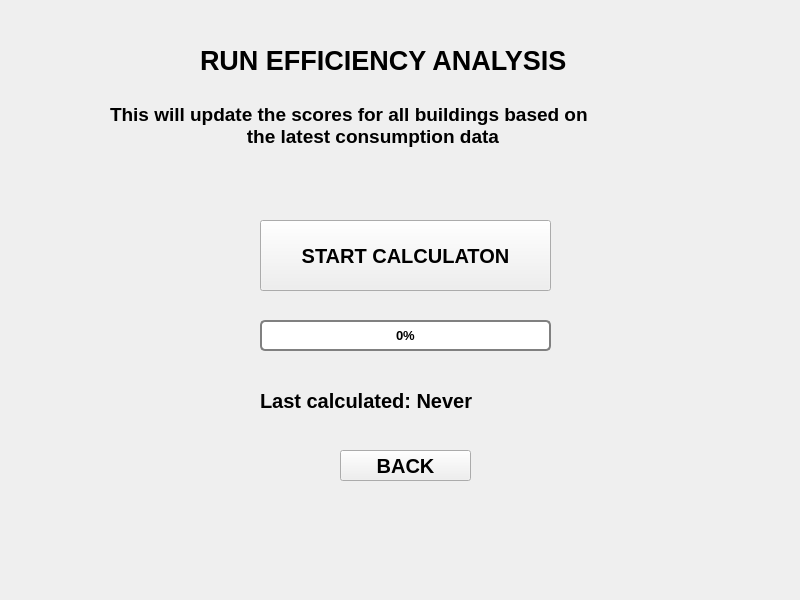
<?xml version="1.0" encoding="UTF-8"?>
<ui version="4.0">
 <class>my_project</class>
 <widget class="QWidget" name="my_project">
  <property name="geometry">
   <rect>
    <x>0</x>
    <y>0</y>
    <width>800</width>
    <height>600</height>
   </rect>
  </property>
  <property name="font">
   <font>
    <pointsize>14</pointsize>
    <bold>true</bold>
   </font>
  </property>
  <property name="cursor">
   <cursorShape>OpenHandCursor</cursorShape>
  </property>
  <property name="windowTitle">
   <string>my_project</string>
  </property>
  <widget class="QStackedWidget" name="stackedWidget">
   <property name="geometry">
    <rect>
     <x>20</x>
     <y>10</y>
     <width>771</width>
     <height>531</height>
    </rect>
   </property>
   <property name="font">
    <font>
     <pointsize>10</pointsize>
     <bold>true</bold>
    </font>
   </property>
   <property name="currentIndex">
    <number>6</number>
   </property>
   <widget class="QWidget" name="first_page">
    <widget class="QLabel" name="welcome_label">
     <property name="geometry">
      <rect>
       <x>-40</x>
       <y>10</y>
       <width>821</width>
       <height>121</height>
      </rect>
     </property>
     <property name="font">
      <font>
       <pointsize>16</pointsize>
       <bold>true</bold>
      </font>
     </property>
     <property name="text">
      <string>WELCOME TO OUR SMART CAMPUS ENERGY CONSUMPTION MONITOR</string>
     </property>
     <property name="alignment">
      <set>Qt::AlignmentFlag::AlignCenter</set>
     </property>
    </widget>
    <widget class="QLabel" name="description_label">
     <property name="geometry">
      <rect>
       <x>180</x>
       <y>170</y>
       <width>451</width>
       <height>61</height>
      </rect>
     </property>
     <property name="font">
      <font>
       <pointsize>15</pointsize>
       <bold>true</bold>
      </font>
     </property>
     <property name="text">
      <string>Empowering Ain Shams University with 
               Smart Energy Solutions</string>
     </property>
     <property name="alignment">
      <set>Qt::AlignmentFlag::AlignJustify|Qt::AlignmentFlag::AlignVCenter</set>
     </property>
    </widget>
    <widget class="QPushButton" name="monitoring_btn">
     <property name="geometry">
      <rect>
       <x>270</x>
       <y>340</y>
       <width>191</width>
       <height>51</height>
      </rect>
     </property>
     <property name="font">
      <font>
       <pointsize>14</pointsize>
       <bold>true</bold>
      </font>
     </property>
     <property name="text">
      <string>start monitoring</string>
     </property>
    </widget>
   </widget>
   <widget class="QWidget" name="Building_menu">
    <widget class="QPushButton" name="Add_new_building_btn">
     <property name="geometry">
      <rect>
       <x>100</x>
       <y>160</y>
       <width>541</width>
       <height>81</height>
      </rect>
     </property>
     <property name="font">
      <font>
       <pointsize>20</pointsize>
       <bold>true</bold>
      </font>
     </property>
     <property name="text">
      <string>ADD NEW BUILDING</string>
     </property>
    </widget>
    <widget class="QPushButton" name="display_BI_btn">
     <property name="geometry">
      <rect>
       <x>100</x>
       <y>270</y>
       <width>541</width>
       <height>81</height>
      </rect>
     </property>
     <property name="font">
      <font>
       <pointsize>20</pointsize>
       <bold>true</bold>
      </font>
     </property>
     <property name="text">
      <string>DISPLAY BUILDING INFORMATION</string>
     </property>
    </widget>
   </widget>
   <widget class="QWidget" name="DISPLAY_BUILDING_INFO1">
    <widget class="QLabel" name="label_13">
     <property name="geometry">
      <rect>
       <x>140</x>
       <y>30</y>
       <width>521</width>
       <height>61</height>
      </rect>
     </property>
     <property name="font">
      <font>
       <pointsize>20</pointsize>
       <bold>true</bold>
      </font>
     </property>
     <property name="text">
      <string>ENTER BUILDING INFORMATION</string>
     </property>
    </widget>
    <widget class="QLabel" name="label_14">
     <property name="geometry">
      <rect>
       <x>100</x>
       <y>170</y>
       <width>201</width>
       <height>20</height>
      </rect>
     </property>
     <property name="font">
      <font>
       <pointsize>14</pointsize>
       <bold>true</bold>
      </font>
     </property>
     <property name="text">
      <string>BUILDING NAME :</string>
     </property>
    </widget>
    <widget class="QLabel" name="label_15">
     <property name="geometry">
      <rect>
       <x>100</x>
       <y>240</y>
       <width>191</width>
       <height>20</height>
      </rect>
     </property>
     <property name="font">
      <font>
       <pointsize>14</pointsize>
       <bold>true</bold>
      </font>
     </property>
     <property name="text">
      <string>BUILDING ID :</string>
     </property>
    </widget>
    <widget class="QLineEdit" name="search_name">
     <property name="geometry">
      <rect>
       <x>370</x>
       <y>170</y>
       <width>161</width>
       <height>28</height>
      </rect>
     </property>
    </widget>
    <widget class="QLineEdit" name="search_id">
     <property name="geometry">
      <rect>
       <x>370</x>
       <y>240</y>
       <width>171</width>
       <height>28</height>
      </rect>
     </property>
    </widget>
    <widget class="QPushButton" name="Search_building">
     <property name="geometry">
      <rect>
       <x>300</x>
       <y>310</y>
       <width>211</width>
       <height>71</height>
      </rect>
     </property>
     <property name="font">
      <font>
       <pointsize>20</pointsize>
       <bold>true</bold>
      </font>
     </property>
     <property name="text">
      <string>SEARCH</string>
     </property>
    </widget>
    <widget class="QPushButton" name="BACK_FROM_DISPLAY">
     <property name="geometry">
      <rect>
       <x>300</x>
       <y>420</y>
       <width>211</width>
       <height>71</height>
      </rect>
     </property>
     <property name="font">
      <font>
       <pointsize>20</pointsize>
       <bold>true</bold>
      </font>
     </property>
     <property name="text">
      <string>BACK</string>
     </property>
    </widget>
   </widget>
   <widget class="QWidget" name="DISPLAY_BUILDING_INFO1_2">
    <widget class="QLabel" name="label_16">
     <property name="geometry">
      <rect>
       <x>120</x>
       <y>30</y>
       <width>541</width>
       <height>61</height>
      </rect>
     </property>
     <property name="font">
      <font>
       <pointsize>20</pointsize>
       <bold>true</bold>
      </font>
     </property>
     <property name="text">
      <string>DISPLAY BUILDING INFORMATION </string>
     </property>
    </widget>
    <widget class="QLabel" name="label_17">
     <property name="geometry">
      <rect>
       <x>80</x>
       <y>120</y>
       <width>201</width>
       <height>21</height>
      </rect>
     </property>
     <property name="font">
      <font>
       <pointsize>14</pointsize>
       <bold>true</bold>
      </font>
     </property>
     <property name="text">
      <string>BUILDING NAME :</string>
     </property>
    </widget>
    <widget class="QLabel" name="label_18">
     <property name="geometry">
      <rect>
       <x>80</x>
       <y>160</y>
       <width>201</width>
       <height>21</height>
      </rect>
     </property>
     <property name="font">
      <font>
       <pointsize>14</pointsize>
       <bold>true</bold>
      </font>
     </property>
     <property name="text">
      <string>BUILDING ID :</string>
     </property>
    </widget>
    <widget class="QLabel" name="label_19">
     <property name="geometry">
      <rect>
       <x>80</x>
       <y>200</y>
       <width>201</width>
       <height>21</height>
      </rect>
     </property>
     <property name="font">
      <font>
       <pointsize>14</pointsize>
       <bold>true</bold>
      </font>
     </property>
     <property name="text">
      <string>BUILDING TYPE :</string>
     </property>
    </widget>
    <widget class="QLabel" name="label_20">
     <property name="geometry">
      <rect>
       <x>80</x>
       <y>240</y>
       <width>201</width>
       <height>31</height>
      </rect>
     </property>
     <property name="font">
      <font>
       <pointsize>14</pointsize>
       <bold>true</bold>
      </font>
     </property>
     <property name="text">
      <string>LIMIT :</string>
     </property>
    </widget>
    <widget class="QLabel" name="label_21">
     <property name="geometry">
      <rect>
       <x>80</x>
       <y>280</y>
       <width>201</width>
       <height>31</height>
      </rect>
     </property>
     <property name="font">
      <font>
       <pointsize>14</pointsize>
       <bold>true</bold>
      </font>
     </property>
     <property name="text">
      <string>CONSUMPTION :</string>
     </property>
    </widget>
    <widget class="QLabel" name="label_22">
     <property name="geometry">
      <rect>
       <x>80</x>
       <y>320</y>
       <width>201</width>
       <height>31</height>
      </rect>
     </property>
     <property name="font">
      <font>
       <pointsize>14</pointsize>
       <bold>true</bold>
      </font>
     </property>
     <property name="text">
      <string>SCORE :</string>
     </property>
    </widget>
    <widget class="QPushButton" name="BACK_DBI">
     <property name="geometry">
      <rect>
       <x>320</x>
       <y>410</y>
       <width>151</width>
       <height>51</height>
      </rect>
     </property>
     <property name="font">
      <font>
       <pointsize>20</pointsize>
       <bold>true</bold>
      </font>
     </property>
     <property name="text">
      <string>BACK</string>
     </property>
    </widget>
    <widget class="QLineEdit" name="label_name">
     <property name="geometry">
      <rect>
       <x>390</x>
       <y>120</y>
       <width>113</width>
       <height>28</height>
      </rect>
     </property>
    </widget>
    <widget class="QLineEdit" name="label_id">
     <property name="geometry">
      <rect>
       <x>390</x>
       <y>160</y>
       <width>113</width>
       <height>28</height>
      </rect>
     </property>
    </widget>
    <widget class="QLineEdit" name="label_type">
     <property name="geometry">
      <rect>
       <x>390</x>
       <y>200</y>
       <width>113</width>
       <height>28</height>
      </rect>
     </property>
    </widget>
    <widget class="QLineEdit" name="label_limit">
     <property name="geometry">
      <rect>
       <x>390</x>
       <y>240</y>
       <width>113</width>
       <height>28</height>
      </rect>
     </property>
    </widget>
    <widget class="QLineEdit" name="label_consumption">
     <property name="geometry">
      <rect>
       <x>390</x>
       <y>280</y>
       <width>113</width>
       <height>28</height>
      </rect>
     </property>
    </widget>
    <widget class="QLineEdit" name="label_score">
     <property name="geometry">
      <rect>
       <x>390</x>
       <y>330</y>
       <width>113</width>
       <height>28</height>
      </rect>
     </property>
    </widget>
   </widget>
   <widget class="QWidget" name="ADD_NEW_BUILDING_PAGE">
    <widget class="QLabel" name="label_2">
     <property name="geometry">
      <rect>
       <x>90</x>
       <y>100</y>
       <width>281</width>
       <height>31</height>
      </rect>
     </property>
     <property name="font">
      <font>
       <pointsize>16</pointsize>
       <bold>true</bold>
      </font>
     </property>
     <property name="text">
      <string>ENTER BUILDING ID :</string>
     </property>
    </widget>
    <widget class="QLabel" name="label_9">
     <property name="geometry">
      <rect>
       <x>90</x>
       <y>160</y>
       <width>311</width>
       <height>31</height>
      </rect>
     </property>
     <property name="font">
      <font>
       <pointsize>15</pointsize>
       <bold>true</bold>
      </font>
     </property>
     <property name="text">
      <string>ENTER BUILDING NAME :</string>
     </property>
    </widget>
    <widget class="QLabel" name="label_10">
     <property name="geometry">
      <rect>
       <x>90</x>
       <y>220</y>
       <width>291</width>
       <height>31</height>
      </rect>
     </property>
     <property name="font">
      <font>
       <pointsize>14</pointsize>
       <bold>true</bold>
      </font>
     </property>
     <property name="text">
      <string>ENTER BUILDING TYPE :</string>
     </property>
    </widget>
    <widget class="QLabel" name="label_11">
     <property name="geometry">
      <rect>
       <x>90</x>
       <y>280</y>
       <width>291</width>
       <height>20</height>
      </rect>
     </property>
     <property name="font">
      <font>
       <pointsize>14</pointsize>
       <bold>true</bold>
      </font>
     </property>
     <property name="text">
      <string>ENTER BUILDING LIMIT : </string>
     </property>
    </widget>
    <widget class="QLineEdit" name="id_input">
     <property name="geometry">
      <rect>
       <x>450</x>
       <y>110</y>
       <width>113</width>
       <height>28</height>
      </rect>
     </property>
    </widget>
    <widget class="QLineEdit" name="name_input">
     <property name="geometry">
      <rect>
       <x>450</x>
       <y>170</y>
       <width>113</width>
       <height>28</height>
      </rect>
     </property>
    </widget>
    <widget class="QLineEdit" name="type_input">
     <property name="geometry">
      <rect>
       <x>450</x>
       <y>230</y>
       <width>113</width>
       <height>28</height>
      </rect>
     </property>
    </widget>
    <widget class="QLineEdit" name="limit_input">
     <property name="geometry">
      <rect>
       <x>450</x>
       <y>280</y>
       <width>113</width>
       <height>28</height>
      </rect>
     </property>
    </widget>
    <widget class="QPushButton" name="Add_building_confirm">
     <property name="geometry">
      <rect>
       <x>270</x>
       <y>370</y>
       <width>271</width>
       <height>51</height>
      </rect>
     </property>
     <property name="font">
      <font>
       <pointsize>20</pointsize>
       <bold>true</bold>
      </font>
     </property>
     <property name="text">
      <string>ADD BUILDING</string>
     </property>
    </widget>
    <widget class="QPushButton" name="Back_ANB">
     <property name="geometry">
      <rect>
       <x>270</x>
       <y>450</y>
       <width>261</width>
       <height>61</height>
      </rect>
     </property>
     <property name="font">
      <font>
       <pointsize>20</pointsize>
       <bold>true</bold>
      </font>
     </property>
     <property name="text">
      <string>BACK</string>
     </property>
    </widget>
    <widget class="QLabel" name="label_12">
     <property name="geometry">
      <rect>
       <x>220</x>
       <y>20</y>
       <width>351</width>
       <height>51</height>
      </rect>
     </property>
     <property name="font">
      <font>
       <pointsize>20</pointsize>
       <bold>true</bold>
      </font>
     </property>
     <property name="text">
      <string>ADD NEW BUILDING</string>
     </property>
    </widget>
   </widget>
   <widget class="QWidget" name="menu_page">
    <widget class="QPushButton" name="new_energy_reading_btn">
     <property name="geometry">
      <rect>
       <x>10</x>
       <y>200</y>
       <width>321</width>
       <height>71</height>
      </rect>
     </property>
     <property name="text">
      <string>ADD NEW ENERGY READING</string>
     </property>
    </widget>
    <widget class="QPushButton" name="display_information_btn">
     <property name="geometry">
      <rect>
       <x>10</x>
       <y>90</y>
       <width>321</width>
       <height>71</height>
      </rect>
     </property>
     <property name="text">
      <string>DISPLAY BUILDING INFORMATION / ADD NB</string>
     </property>
    </widget>
    <widget class="QPushButton" name="generate_alerts_btn">
     <property name="geometry">
      <rect>
       <x>10</x>
       <y>310</y>
       <width>321</width>
       <height>81</height>
      </rect>
     </property>
     <property name="text">
      <string>GENERATE ALERTS FOR OVERCONSUMPTION</string>
     </property>
    </widget>
    <widget class="QPushButton" name="view_unresolverd_alerts">
     <property name="geometry">
      <rect>
       <x>10</x>
       <y>430</y>
       <width>321</width>
       <height>81</height>
      </rect>
     </property>
     <property name="text">
      <string>VIEW UNRESOLVED ALERTS</string>
     </property>
    </widget>
    <widget class="QPushButton" name="calculate_effieciancy_score_btn">
     <property name="geometry">
      <rect>
       <x>460</x>
       <y>200</y>
       <width>281</width>
       <height>71</height>
      </rect>
     </property>
     <property name="text">
      <string>CALCULATE EFFICIENCY SCORE </string>
     </property>
    </widget>
    <widget class="QPushButton" name="generate_montly_report_btn">
     <property name="geometry">
      <rect>
       <x>460</x>
       <y>320</y>
       <width>281</width>
       <height>71</height>
      </rect>
     </property>
     <property name="text">
      <string>GENERATE MONTHLY CAMPUS REPORT</string>
     </property>
    </widget>
    <widget class="QPushButton" name="resolve_alert_btn">
     <property name="geometry">
      <rect>
       <x>460</x>
       <y>90</y>
       <width>281</width>
       <height>71</height>
      </rect>
     </property>
     <property name="text">
      <string>RESOLVE ALERT</string>
     </property>
    </widget>
    <widget class="QPushButton" name="log_out_btn">
     <property name="geometry">
      <rect>
       <x>460</x>
       <y>430</y>
       <width>281</width>
       <height>81</height>
      </rect>
     </property>
     <property name="text">
      <string>LOG OUT</string>
     </property>
    </widget>
    <widget class="QLabel" name="label">
     <property name="geometry">
      <rect>
       <x>270</x>
       <y>20</y>
       <width>261</width>
       <height>41</height>
      </rect>
     </property>
     <property name="font">
      <font>
       <pointsize>25</pointsize>
       <bold>true</bold>
      </font>
     </property>
     <property name="text">
      <string>MAIN MENU</string>
     </property>
     <property name="alignment">
      <set>Qt::AlignmentFlag::AlignCenter</set>
     </property>
    </widget>
   </widget>
   <widget class="QWidget" name="calculate_efficiency_score">
    <widget class="QLabel" name="label_23">
     <property name="geometry">
      <rect>
       <x>180</x>
       <y>20</y>
       <width>451</width>
       <height>61</height>
      </rect>
     </property>
     <property name="font">
      <font>
       <pointsize>20</pointsize>
       <bold>true</bold>
      </font>
     </property>
     <property name="text">
      <string>RUN EFFICIENCY ANALYSIS</string>
     </property>
    </widget>
    <widget class="QLabel" name="label_24">
     <property name="geometry">
      <rect>
       <x>90</x>
       <y>90</y>
       <width>611</width>
       <height>51</height>
      </rect>
     </property>
     <property name="font">
      <font>
       <pointsize>14</pointsize>
       <bold>true</bold>
      </font>
     </property>
     <property name="text">
      <string>This will update the scores for all buildings based on 
                          the latest consumption data</string>
     </property>
    </widget>
    <widget class="QPushButton" name="START_CALCULATION_BTN">
     <property name="geometry">
      <rect>
       <x>240</x>
       <y>210</y>
       <width>291</width>
       <height>71</height>
      </rect>
     </property>
     <property name="font">
      <font>
       <pointsize>15</pointsize>
       <bold>true</bold>
      </font>
     </property>
     <property name="text">
      <string>START CALCULATON</string>
     </property>
    </widget>
    <widget class="QProgressBar" name="progressBar_calc">
     <property name="geometry">
      <rect>
       <x>240</x>
       <y>310</y>
       <width>291</width>
       <height>31</height>
      </rect>
     </property>
     <property name="font">
      <font>
       <pointsize>10</pointsize>
       <bold>true</bold>
      </font>
     </property>
     <property name="styleSheet">
      <string notr="true">QProgressBar {
    border: 2px solid grey;
    border-radius: 5px;
    text-align: center;
}

QProgressBar::chunk {
    background-color: #4CAF50; /* لون أخضر */
    width: 20px;
}</string>
     </property>
     <property name="value">
      <number>0</number>
     </property>
    </widget>
    <widget class="QLabel" name="CALC_LABEL">
     <property name="geometry">
      <rect>
       <x>240</x>
       <y>370</y>
       <width>381</width>
       <height>41</height>
      </rect>
     </property>
     <property name="font">
      <font>
       <pointsize>15</pointsize>
       <bold>true</bold>
      </font>
     </property>
     <property name="text">
      <string>Last calculated: Never</string>
     </property>
    </widget>
    <widget class="QPushButton" name="BACK_CALC">
     <property name="geometry">
      <rect>
       <x>320</x>
       <y>440</y>
       <width>131</width>
       <height>31</height>
      </rect>
     </property>
     <property name="font">
      <font>
       <pointsize>15</pointsize>
       <bold>true</bold>
      </font>
     </property>
     <property name="text">
      <string>BACK</string>
     </property>
    </widget>
   </widget>
   <widget class="QWidget" name="login_page">
    <widget class="QLineEdit" name="user_input">
     <property name="geometry">
      <rect>
       <x>320</x>
       <y>190</y>
       <width>161</width>
       <height>28</height>
      </rect>
     </property>
    </widget>
    <widget class="QLineEdit" name="password_input">
     <property name="geometry">
      <rect>
       <x>320</x>
       <y>240</y>
       <width>161</width>
       <height>28</height>
      </rect>
     </property>
     <property name="echoMode">
      <enum>QLineEdit::EchoMode::Password</enum>
     </property>
    </widget>
    <widget class="QPushButton" name="login_btn">
     <property name="geometry">
      <rect>
       <x>340</x>
       <y>300</y>
       <width>121</width>
       <height>41</height>
      </rect>
     </property>
     <property name="font">
      <font>
       <pointsize>14</pointsize>
       <bold>true</bold>
      </font>
     </property>
     <property name="text">
      <string>login</string>
     </property>
    </widget>
    <widget class="QLabel" name="login_label">
     <property name="geometry">
      <rect>
       <x>190</x>
       <y>40</y>
       <width>361</width>
       <height>71</height>
      </rect>
     </property>
     <property name="font">
      <font>
       <pointsize>18</pointsize>
       <bold>true</bold>
      </font>
     </property>
     <property name="text">
      <string>Energy monitor login</string>
     </property>
     <property name="alignment">
      <set>Qt::AlignmentFlag::AlignCenter</set>
     </property>
    </widget>
    <widget class="QLabel" name="Important_note">
     <property name="geometry">
      <rect>
       <x>240</x>
       <y>100</y>
       <width>261</width>
       <height>31</height>
      </rect>
     </property>
     <property name="font">
      <font>
       <pointsize>12</pointsize>
       <bold>true</bold>
      </font>
     </property>
     <property name="text">
      <string>Authorized Personnel Only</string>
     </property>
     <property name="alignment">
      <set>Qt::AlignmentFlag::AlignCenter</set>
     </property>
    </widget>
    <widget class="QLabel" name="username_label">
     <property name="geometry">
      <rect>
       <x>120</x>
       <y>180</y>
       <width>171</width>
       <height>41</height>
      </rect>
     </property>
     <property name="font">
      <font>
       <pointsize>12</pointsize>
       <bold>true</bold>
      </font>
     </property>
     <property name="text">
      <string> Enter username :</string>
     </property>
    </widget>
    <widget class="QLabel" name="passwordlabel">
     <property name="geometry">
      <rect>
       <x>120</x>
       <y>240</y>
       <width>151</width>
       <height>31</height>
      </rect>
     </property>
     <property name="font">
      <font>
       <pointsize>12</pointsize>
       <bold>true</bold>
      </font>
     </property>
     <property name="text">
      <string>Enter password :</string>
     </property>
    </widget>
    <widget class="QPushButton" name="newadmin_btn">
     <property name="geometry">
      <rect>
       <x>520</x>
       <y>460</y>
       <width>221</width>
       <height>41</height>
      </rect>
     </property>
     <property name="font">
      <font>
       <pointsize>14</pointsize>
       <bold>true</bold>
      </font>
     </property>
     <property name="text">
      <string>create new admin</string>
     </property>
    </widget>
    <widget class="QLabel" name="valid_massage">
     <property name="geometry">
      <rect>
       <x>250</x>
       <y>370</y>
       <width>271</width>
       <height>31</height>
      </rect>
     </property>
     <property name="text">
      <string/>
     </property>
    </widget>
   </widget>
   <widget class="QWidget" name="signUp_page">
    <widget class="QLabel" name="signUp_label">
     <property name="geometry">
      <rect>
       <x>90</x>
       <y>40</y>
       <width>611</width>
       <height>51</height>
      </rect>
     </property>
     <property name="font">
      <font>
       <pointsize>18</pointsize>
       <bold>true</bold>
      </font>
     </property>
     <property name="text">
      <string>create account in energy system monitor</string>
     </property>
     <property name="alignment">
      <set>Qt::AlignmentFlag::AlignCenter</set>
     </property>
    </widget>
    <widget class="QLabel" name="new_userLabel">
     <property name="geometry">
      <rect>
       <x>130</x>
       <y>190</y>
       <width>141</width>
       <height>41</height>
      </rect>
     </property>
     <property name="font">
      <font>
       <pointsize>12</pointsize>
       <bold>true</bold>
      </font>
     </property>
     <property name="text">
      <string>new user name :</string>
     </property>
    </widget>
    <widget class="QLabel" name="new_passLabel">
     <property name="geometry">
      <rect>
       <x>130</x>
       <y>270</y>
       <width>141</width>
       <height>31</height>
      </rect>
     </property>
     <property name="font">
      <font>
       <pointsize>12</pointsize>
       <bold>true</bold>
      </font>
     </property>
     <property name="text">
      <string>new password :</string>
     </property>
    </widget>
    <widget class="QLineEdit" name="new_userLine">
     <property name="geometry">
      <rect>
       <x>340</x>
       <y>200</y>
       <width>181</width>
       <height>28</height>
      </rect>
     </property>
    </widget>
    <widget class="QLineEdit" name="new_passwordLine">
     <property name="geometry">
      <rect>
       <x>340</x>
       <y>270</y>
       <width>181</width>
       <height>28</height>
      </rect>
     </property>
    </widget>
    <widget class="QPushButton" name="confirm_botton">
     <property name="geometry">
      <rect>
       <x>340</x>
       <y>340</y>
       <width>171</width>
       <height>51</height>
      </rect>
     </property>
     <property name="font">
      <font>
       <pointsize>14</pointsize>
       <bold>true</bold>
      </font>
     </property>
     <property name="text">
      <string>confirm</string>
     </property>
    </widget>
    <widget class="QLabel" name="sign_up_massage">
     <property name="geometry">
      <rect>
       <x>340</x>
       <y>420</y>
       <width>171</width>
       <height>20</height>
      </rect>
     </property>
     <property name="text">
      <string/>
     </property>
    </widget>
   </widget>
   <widget class="QWidget" name="ANER_1">
    <widget class="QLabel" name="label_3">
     <property name="geometry">
      <rect>
       <x>170</x>
       <y>30</y>
       <width>411</width>
       <height>41</height>
      </rect>
     </property>
     <property name="font">
      <font>
       <pointsize>22</pointsize>
       <bold>true</bold>
      </font>
     </property>
     <property name="text">
      <string>BUILDING VALIDATION </string>
     </property>
    </widget>
    <widget class="QLabel" name="label_4">
     <property name="geometry">
      <rect>
       <x>60</x>
       <y>170</y>
       <width>201</width>
       <height>20</height>
      </rect>
     </property>
     <property name="font">
      <font>
       <pointsize>14</pointsize>
       <bold>true</bold>
      </font>
     </property>
     <property name="text">
      <string>BUILDING NAME :</string>
     </property>
    </widget>
    <widget class="QLabel" name="label_5">
     <property name="geometry">
      <rect>
       <x>60</x>
       <y>230</y>
       <width>201</width>
       <height>20</height>
      </rect>
     </property>
     <property name="font">
      <font>
       <pointsize>14</pointsize>
       <bold>true</bold>
      </font>
     </property>
     <property name="text">
      <string>BUILDING ID:</string>
     </property>
    </widget>
    <widget class="QLineEdit" name="BNAME_ANER">
     <property name="geometry">
      <rect>
       <x>330</x>
       <y>170</y>
       <width>231</width>
       <height>28</height>
      </rect>
     </property>
    </widget>
    <widget class="QLineEdit" name="BID_ANER">
     <property name="geometry">
      <rect>
       <x>330</x>
       <y>230</y>
       <width>231</width>
       <height>28</height>
      </rect>
     </property>
    </widget>
    <widget class="QPushButton" name="CON_N_ID_ANER">
     <property name="geometry">
      <rect>
       <x>280</x>
       <y>330</y>
       <width>151</width>
       <height>51</height>
      </rect>
     </property>
     <property name="text">
      <string>CONFIRM</string>
     </property>
    </widget>
    <widget class="QPushButton" name="BACK_MENU">
     <property name="geometry">
      <rect>
       <x>280</x>
       <y>410</y>
       <width>151</width>
       <height>61</height>
      </rect>
     </property>
     <property name="text">
      <string>BACK</string>
     </property>
    </widget>
   </widget>
   <widget class="QWidget" name="ADEN_2">
    <widget class="QLabel" name="label_6">
     <property name="geometry">
      <rect>
       <x>120</x>
       <y>30</y>
       <width>511</width>
       <height>41</height>
      </rect>
     </property>
     <property name="font">
      <font>
       <pointsize>22</pointsize>
       <bold>true</bold>
      </font>
     </property>
     <property name="text">
      <string>ADD NEW ENERGY READING</string>
     </property>
    </widget>
    <widget class="QLabel" name="label_7">
     <property name="geometry">
      <rect>
       <x>90</x>
       <y>150</y>
       <width>181</width>
       <height>31</height>
      </rect>
     </property>
     <property name="font">
      <font>
       <pointsize>14</pointsize>
       <bold>true</bold>
      </font>
     </property>
     <property name="text">
      <string>ENTER MONTH:</string>
     </property>
    </widget>
    <widget class="QLabel" name="label_8">
     <property name="geometry">
      <rect>
       <x>90</x>
       <y>220</y>
       <width>351</width>
       <height>31</height>
      </rect>
     </property>
     <property name="font">
      <font>
       <pointsize>14</pointsize>
       <bold>true</bold>
      </font>
     </property>
     <property name="text">
      <string>ENTER CONSUMPTION VALUE :</string>
     </property>
    </widget>
    <widget class="QLineEdit" name="READING_MONTH">
     <property name="geometry">
      <rect>
       <x>290</x>
       <y>150</y>
       <width>191</width>
       <height>28</height>
      </rect>
     </property>
    </widget>
    <widget class="QLineEdit" name="READING_VALUE">
     <property name="geometry">
      <rect>
       <x>450</x>
       <y>220</y>
       <width>221</width>
       <height>28</height>
      </rect>
     </property>
    </widget>
    <widget class="QPushButton" name="CONFIRM_NER">
     <property name="geometry">
      <rect>
       <x>300</x>
       <y>320</y>
       <width>171</width>
       <height>51</height>
      </rect>
     </property>
     <property name="font">
      <font>
       <pointsize>20</pointsize>
       <bold>true</bold>
      </font>
     </property>
     <property name="text">
      <string>CONFIRM</string>
     </property>
    </widget>
    <widget class="QPushButton" name="BACK_MENU_ANER2">
     <property name="geometry">
      <rect>
       <x>300</x>
       <y>410</y>
       <width>171</width>
       <height>61</height>
      </rect>
     </property>
     <property name="font">
      <font>
       <pointsize>20</pointsize>
       <bold>true</bold>
      </font>
     </property>
     <property name="text">
      <string>BACK</string>
     </property>
    </widget>
   </widget>
   <widget class="QWidget" name="view_unresolved_alerts">
    <widget class="QListWidget" name="listWidget_alerts">
     <property name="geometry">
      <rect>
       <x>50</x>
       <y>110</y>
       <width>691</width>
       <height>331</height>
      </rect>
     </property>
     <property name="font">
      <font>
       <pointsize>14</pointsize>
       <bold>true</bold>
      </font>
     </property>
     <property name="alternatingRowColors">
      <bool>true</bool>
     </property>
     <property name="spacing">
      <number>5</number>
     </property>
    </widget>
    <widget class="QLabel" name="label_25">
     <property name="geometry">
      <rect>
       <x>160</x>
       <y>40</y>
       <width>441</width>
       <height>44</height>
      </rect>
     </property>
     <property name="font">
      <font>
       <pointsize>20</pointsize>
       <bold>true</bold>
      </font>
     </property>
     <property name="text">
      <string>VIEW UNRESOLVED ALERTS </string>
     </property>
     <property name="alignment">
      <set>Qt::AlignmentFlag::AlignCenter</set>
     </property>
    </widget>
    <widget class="QPushButton" name="BACK_VURA">
     <property name="geometry">
      <rect>
       <x>320</x>
       <y>458</y>
       <width>141</width>
       <height>51</height>
      </rect>
     </property>
     <property name="font">
      <font>
       <pointsize>15</pointsize>
       <bold>true</bold>
      </font>
     </property>
     <property name="text">
      <string>BACK</string>
     </property>
    </widget>
   </widget>
  </widget>
 </widget>
 <resources/>
 <connections/>
</ui>
